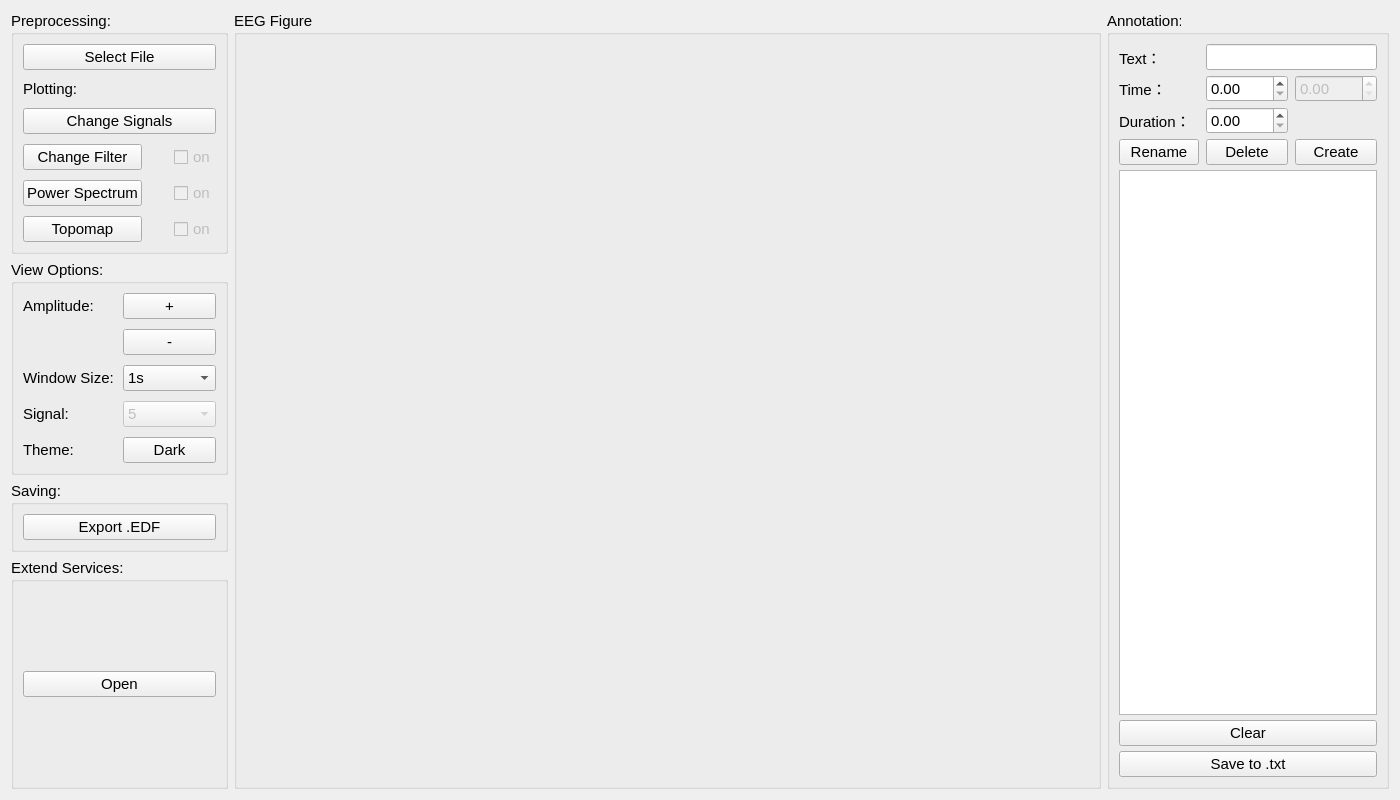
<?xml version="1.0" encoding="UTF-8"?>
<ui version="4.0">
 <class>Form</class>
 <widget class="QWidget" name="Form">
  <property name="geometry">
   <rect>
    <x>0</x>
    <y>0</y>
    <width>1400</width>
    <height>800</height>
   </rect>
  </property>
  <property name="minimumSize">
   <size>
    <width>1400</width>
    <height>800</height>
   </size>
  </property>
  <property name="windowTitle">
   <string>EEG Analysis Visualizer (EAViz)</string>
  </property>
  <layout class="QHBoxLayout" name="horizontalLayout_6" stretch="3,12,3">
   <item>
    <layout class="QVBoxLayout" name="verticalLayout_5" stretch="0,0,0,1">
     <item>
      <widget class="QGroupBox" name="groupBox">
       <property name="font">
        <font>
         <pointsize>11</pointsize>
        </font>
       </property>
       <property name="title">
        <string>Preprocessing:</string>
       </property>
       <layout class="QVBoxLayout" name="verticalLayout_4">
        <item>
         <layout class="QGridLayout" name="gridLayout_3" columnstretch="4,0,0">
          <property name="verticalSpacing">
           <number>10</number>
          </property>
          <item row="3" column="1">
           <spacer name="horizontalSpacer">
            <property name="font">
             <font>
              <pointsize>11</pointsize>
             </font>
            </property>
            <property name="orientation">
             <enum>Qt::Horizontal</enum>
            </property>
            <property name="sizeHint" stdset="0">
             <size>
              <width>40</width>
              <height>20</height>
             </size>
            </property>
           </spacer>
          </item>
          <item row="4" column="2">
           <widget class="QCheckBox" name="psd_switch_cbx">
            <property name="enabled">
             <bool>false</bool>
            </property>
            <property name="font">
             <font>
              <pointsize>11</pointsize>
             </font>
            </property>
            <property name="text">
             <string>on</string>
            </property>
           </widget>
          </item>
          <item row="3" column="0">
           <widget class="QPushButton" name="change_filter_btn">
            <property name="sizePolicy">
             <sizepolicy hsizetype="Expanding" vsizetype="Fixed">
              <horstretch>0</horstretch>
              <verstretch>0</verstretch>
             </sizepolicy>
            </property>
            <property name="font">
             <font>
              <pointsize>11</pointsize>
             </font>
            </property>
            <property name="focusPolicy">
             <enum>Qt::StrongFocus</enum>
            </property>
            <property name="toolTip">
             <string>Click to change filter</string>
            </property>
            <property name="text">
             <string>Change Filter</string>
            </property>
           </widget>
          </item>
          <item row="3" column="2">
           <widget class="QCheckBox" name="filter_cbx">
            <property name="enabled">
             <bool>false</bool>
            </property>
            <property name="font">
             <font>
              <pointsize>11</pointsize>
             </font>
            </property>
            <property name="text">
             <string>on</string>
            </property>
            <property name="checked">
             <bool>false</bool>
            </property>
           </widget>
          </item>
          <item row="4" column="0">
           <widget class="QPushButton" name="psd_btn">
            <property name="font">
             <font>
              <pointsize>11</pointsize>
             </font>
            </property>
            <property name="text">
             <string>Power Spectrum</string>
            </property>
           </widget>
          </item>
          <item row="2" column="0" colspan="3">
           <widget class="QPushButton" name="change_signal_btn">
            <property name="sizePolicy">
             <sizepolicy hsizetype="Expanding" vsizetype="Fixed">
              <horstretch>0</horstretch>
              <verstretch>0</verstretch>
             </sizepolicy>
            </property>
            <property name="font">
             <font>
              <pointsize>11</pointsize>
             </font>
            </property>
            <property name="focusPolicy">
             <enum>Qt::StrongFocus</enum>
            </property>
            <property name="toolTip">
             <string>Click to change signals</string>
            </property>
            <property name="text">
             <string>Change Signals</string>
            </property>
           </widget>
          </item>
          <item row="1" column="0" colspan="3">
           <widget class="QLabel" name="label">
            <property name="sizePolicy">
             <sizepolicy hsizetype="Expanding" vsizetype="Preferred">
              <horstretch>0</horstretch>
              <verstretch>0</verstretch>
             </sizepolicy>
            </property>
            <property name="font">
             <font>
              <pointsize>11</pointsize>
             </font>
            </property>
            <property name="text">
             <string>Plotting: </string>
            </property>
           </widget>
          </item>
          <item row="5" column="0">
           <widget class="QPushButton" name="tpm_btn">
            <property name="font">
             <font>
              <pointsize>11</pointsize>
             </font>
            </property>
            <property name="text">
             <string>Topomap</string>
            </property>
           </widget>
          </item>
          <item row="0" column="0" colspan="3">
           <widget class="QPushButton" name="select_file_btn">
            <property name="sizePolicy">
             <sizepolicy hsizetype="Expanding" vsizetype="Fixed">
              <horstretch>0</horstretch>
              <verstretch>0</verstretch>
             </sizepolicy>
            </property>
            <property name="font">
             <font>
              <pointsize>11</pointsize>
             </font>
            </property>
            <property name="focusPolicy">
             <enum>Qt::StrongFocus</enum>
            </property>
            <property name="toolTip">
             <string>Click to select EDF file.</string>
            </property>
            <property name="text">
             <string>Select File</string>
            </property>
           </widget>
          </item>
          <item row="5" column="2">
           <widget class="QCheckBox" name="tpm_switch_cbx">
            <property name="enabled">
             <bool>false</bool>
            </property>
            <property name="font">
             <font>
              <pointsize>11</pointsize>
             </font>
            </property>
            <property name="text">
             <string>on</string>
            </property>
           </widget>
          </item>
         </layout>
        </item>
       </layout>
      </widget>
     </item>
     <item>
      <widget class="QGroupBox" name="groupBox_2">
       <property name="font">
        <font>
         <pointsize>11</pointsize>
        </font>
       </property>
       <property name="title">
        <string>View Options:</string>
       </property>
       <layout class="QVBoxLayout" name="verticalLayout_8">
        <item>
         <layout class="QGridLayout" name="gridLayout_2" columnstretch="2,1,1">
          <property name="verticalSpacing">
           <number>10</number>
          </property>
          <item row="0" column="0">
           <widget class="QLabel" name="label_2">
            <property name="font">
             <font>
              <pointsize>11</pointsize>
             </font>
            </property>
            <property name="text">
             <string>Amplitude:</string>
            </property>
           </widget>
          </item>
          <item row="2" column="0">
           <widget class="QLabel" name="label_3">
            <property name="font">
             <font>
              <pointsize>11</pointsize>
             </font>
            </property>
            <property name="text">
             <string>Window Size:</string>
            </property>
           </widget>
          </item>
          <item row="4" column="0">
           <widget class="QLabel" name="label_8">
            <property name="font">
             <font>
              <pointsize>11</pointsize>
             </font>
            </property>
            <property name="text">
             <string>Theme:</string>
            </property>
           </widget>
          </item>
          <item row="2" column="1" colspan="2">
           <widget class="QComboBox" name="change_size_cbx">
            <property name="font">
             <font>
              <pointsize>11</pointsize>
             </font>
            </property>
            <property name="focusPolicy">
             <enum>Qt::WheelFocus</enum>
            </property>
            <property name="currentText">
             <string>1s</string>
            </property>
            <property name="placeholderText">
             <string/>
            </property>
            <item>
             <property name="text">
              <string>1s</string>
             </property>
            </item>
            <item>
             <property name="text">
              <string>5s</string>
             </property>
            </item>
            <item>
             <property name="text">
              <string>10s</string>
             </property>
            </item>
            <item>
             <property name="text">
              <string>15s</string>
             </property>
            </item>
            <item>
             <property name="text">
              <string>20s</string>
             </property>
            </item>
            <item>
             <property name="text">
              <string>25s</string>
             </property>
            </item>
            <item>
             <property name="text">
              <string>30s</string>
             </property>
            </item>
            <item>
             <property name="text">
              <string>35s</string>
             </property>
            </item>
            <item>
             <property name="text">
              <string>40s</string>
             </property>
            </item>
            <item>
             <property name="text">
              <string>45s</string>
             </property>
            </item>
            <item>
             <property name="text">
              <string>50s</string>
             </property>
            </item>
           </widget>
          </item>
          <item row="1" column="1" colspan="2">
           <widget class="QPushButton" name="decrease_scal_btn">
            <property name="font">
             <font>
              <pointsize>11</pointsize>
             </font>
            </property>
            <property name="focusPolicy">
             <enum>Qt::StrongFocus</enum>
            </property>
            <property name="text">
             <string>-</string>
            </property>
           </widget>
          </item>
          <item row="4" column="1" colspan="2">
           <widget class="QPushButton" name="theme_btn">
            <property name="font">
             <font>
              <pointsize>11</pointsize>
             </font>
            </property>
            <property name="focusPolicy">
             <enum>Qt::StrongFocus</enum>
            </property>
            <property name="text">
             <string>Dark</string>
            </property>
           </widget>
          </item>
          <item row="0" column="1" colspan="2">
           <widget class="QPushButton" name="increase_scal_btn">
            <property name="font">
             <font>
              <pointsize>11</pointsize>
             </font>
            </property>
            <property name="focusPolicy">
             <enum>Qt::StrongFocus</enum>
            </property>
            <property name="text">
             <string>+</string>
            </property>
           </widget>
          </item>
          <item row="3" column="1" colspan="2">
           <widget class="QComboBox" name="change_size_cbx_2">
            <property name="enabled">
             <bool>false</bool>
            </property>
            <property name="font">
             <font>
              <pointsize>11</pointsize>
             </font>
            </property>
            <property name="focusPolicy">
             <enum>Qt::WheelFocus</enum>
            </property>
            <property name="currentText">
             <string>5</string>
            </property>
            <property name="placeholderText">
             <string/>
            </property>
            <item>
             <property name="text">
              <string>5</string>
             </property>
            </item>
            <item>
             <property name="text">
              <string>10</string>
             </property>
            </item>
            <item>
             <property name="text">
              <string>15</string>
             </property>
            </item>
            <item>
             <property name="text">
              <string>All</string>
             </property>
            </item>
           </widget>
          </item>
          <item row="3" column="0">
           <widget class="QLabel" name="label_4">
            <property name="font">
             <font>
              <pointsize>11</pointsize>
             </font>
            </property>
            <property name="text">
             <string>Signal:</string>
            </property>
           </widget>
          </item>
         </layout>
        </item>
       </layout>
      </widget>
     </item>
     <item>
      <widget class="QGroupBox" name="groupBox_6">
       <property name="font">
        <font>
         <pointsize>11</pointsize>
        </font>
       </property>
       <property name="title">
        <string>Saving:</string>
       </property>
       <layout class="QVBoxLayout" name="verticalLayout_9">
        <item>
         <layout class="QGridLayout" name="gridLayout_6">
          <property name="verticalSpacing">
           <number>10</number>
          </property>
          <item row="0" column="0">
           <widget class="QPushButton" name="export_btn">
            <property name="font">
             <font>
              <pointsize>11</pointsize>
             </font>
            </property>
            <property name="text">
             <string>Export .EDF</string>
            </property>
           </widget>
          </item>
         </layout>
        </item>
       </layout>
      </widget>
     </item>
     <item>
      <widget class="QGroupBox" name="groupBox_3">
       <property name="font">
        <font>
         <pointsize>11</pointsize>
        </font>
       </property>
       <property name="title">
        <string>Extend Services:</string>
       </property>
       <layout class="QVBoxLayout" name="verticalLayout_2">
        <item>
         <widget class="QPushButton" name="es_btn">
          <property name="font">
           <font>
            <pointsize>11</pointsize>
           </font>
          </property>
          <property name="text">
           <string>Open</string>
          </property>
         </widget>
        </item>
       </layout>
      </widget>
     </item>
    </layout>
   </item>
   <item>
    <layout class="QHBoxLayout" name="horizontalLayout_5">
     <item>
      <widget class="QGroupBox" name="EEG_Figure">
       <property name="font">
        <font>
         <pointsize>11</pointsize>
        </font>
       </property>
       <property name="title">
        <string>EEG Figure</string>
       </property>
       <layout class="QVBoxLayout" name="verticalLayout">
        <item>
         <layout class="QGridLayout" name="gridLayout"/>
        </item>
       </layout>
      </widget>
     </item>
    </layout>
   </item>
   <item>
    <layout class="QVBoxLayout" name="verticalLayout_6" stretch="0">
     <item>
      <widget class="QGroupBox" name="groupBox_5">
       <property name="font">
        <font>
         <pointsize>11</pointsize>
        </font>
       </property>
       <property name="title">
        <string>Annotation:</string>
       </property>
       <layout class="QHBoxLayout" name="horizontalLayout_9">
        <item>
         <layout class="QGridLayout" name="gridLayout_5">
          <property name="bottomMargin">
           <number>0</number>
          </property>
          <property name="horizontalSpacing">
           <number>7</number>
          </property>
          <property name="verticalSpacing">
           <number>5</number>
          </property>
          <item row="1" column="0">
           <widget class="QLabel" name="label_6">
            <property name="font">
             <font>
              <pointsize>11</pointsize>
             </font>
            </property>
            <property name="text">
             <string>Time：</string>
            </property>
           </widget>
          </item>
          <item row="3" column="2">
           <widget class="QPushButton" name="create_btn">
            <property name="font">
             <font>
              <pointsize>11</pointsize>
             </font>
            </property>
            <property name="text">
             <string>Create</string>
            </property>
           </widget>
          </item>
          <item row="0" column="1" colspan="2">
           <widget class="QLineEdit" name="ann_txt">
            <property name="font">
             <font>
              <pointsize>11</pointsize>
             </font>
            </property>
           </widget>
          </item>
          <item row="0" column="0">
           <widget class="QLabel" name="label_5">
            <property name="font">
             <font>
              <pointsize>11</pointsize>
             </font>
            </property>
            <property name="text">
             <string>Text：</string>
            </property>
           </widget>
          </item>
          <item row="2" column="0">
           <widget class="QLabel" name="label_7">
            <property name="font">
             <font>
              <pointsize>11</pointsize>
             </font>
            </property>
            <property name="text">
             <string>Duration：</string>
            </property>
           </widget>
          </item>
          <item row="6" column="0" colspan="3">
           <widget class="QPushButton" name="save_txt_btn">
            <property name="font">
             <font>
              <pointsize>11</pointsize>
             </font>
            </property>
            <property name="text">
             <string>Save to .txt</string>
            </property>
           </widget>
          </item>
          <item row="1" column="2">
           <widget class="QDoubleSpinBox" name="end_time">
            <property name="enabled">
             <bool>false</bool>
            </property>
            <property name="font">
             <font>
              <pointsize>11</pointsize>
             </font>
            </property>
            <property name="maximum">
             <double>9999.989999999999782</double>
            </property>
           </widget>
          </item>
          <item row="1" column="1">
           <widget class="QDoubleSpinBox" name="start_time">
            <property name="font">
             <font>
              <pointsize>11</pointsize>
             </font>
            </property>
            <property name="maximum">
             <double>9999.989999999999782</double>
            </property>
           </widget>
          </item>
          <item row="4" column="0" colspan="3">
           <widget class="QListWidget" name="listWidget"/>
          </item>
          <item row="2" column="1">
           <widget class="QDoubleSpinBox" name="duration">
            <property name="font">
             <font>
              <pointsize>11</pointsize>
             </font>
            </property>
            <property name="maximum">
             <double>9999.989999999999782</double>
            </property>
           </widget>
          </item>
          <item row="3" column="0">
           <widget class="QPushButton" name="rename_btn">
            <property name="font">
             <font>
              <pointsize>11</pointsize>
             </font>
            </property>
            <property name="toolTip">
             <string>Rename the selected annotation with the &quot;Text&quot;.</string>
            </property>
            <property name="text">
             <string>Rename</string>
            </property>
           </widget>
          </item>
          <item row="3" column="1">
           <widget class="QPushButton" name="delete_btn">
            <property name="font">
             <font>
              <pointsize>11</pointsize>
             </font>
            </property>
            <property name="toolTip">
             <string>Delete the selected annotation.</string>
            </property>
            <property name="text">
             <string>Delete</string>
            </property>
           </widget>
          </item>
          <item row="5" column="0" colspan="3">
           <widget class="QPushButton" name="clear_btn">
            <property name="font">
             <font>
              <pointsize>11</pointsize>
             </font>
            </property>
            <property name="text">
             <string>Clear</string>
            </property>
           </widget>
          </item>
         </layout>
        </item>
       </layout>
      </widget>
     </item>
    </layout>
   </item>
  </layout>
 </widget>
 <resources/>
 <connections/>
</ui>
